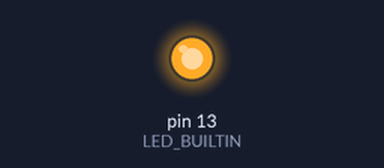
Recording of a sketch running on a simulated Arduino Uno, built with avr-gcc and run on an emulated ATmega328P. On the bench: output pins drawn as LEDs (lit = HIGH).

Above: at 0.3 s.
At 6.8 s:
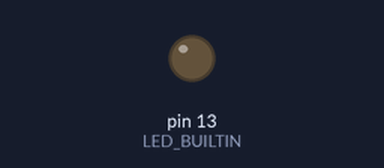
Timing chart, 0 to 9.6 s (numbered marks = the images above):
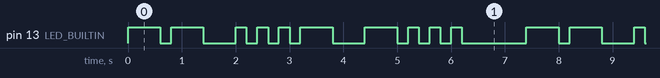

The sketch:

MVB.ino
```cpp
void setup() {
   pinMode(LED_BUILTIN, OUTPUT);

}

void loop() {
 //M

 digitalWrite(LED_BUILTIN, HIGH);
  delay(600);
  digitalWrite(LED_BUILTIN, LOW);
  delay(200);
   digitalWrite(LED_BUILTIN, HIGH);
  delay(600);
  digitalWrite(LED_BUILTIN, LOW);
  delay(200);
  digitalWrite(LED_BUILTIN, LOW);
  delay(400);

  //V

  digitalWrite(LED_BUILTIN, HIGH);
  delay(200);
  digitalWrite(LED_BUILTIN, LOW);
  delay(200);
  digitalWrite(LED_BUILTIN, HIGH);
  delay(200);
  digitalWrite(LED_BUILTIN, LOW);
  delay(200);
  digitalWrite(LED_BUILTIN, HIGH);
  delay(200);
  digitalWrite(LED_BUILTIN, LOW);
  delay(200);
  digitalWrite(LED_BUILTIN, HIGH);
  delay(600);
  digitalWrite(LED_BUILTIN, LOW);
  delay(200);
   digitalWrite(LED_BUILTIN, LOW);
  delay(400);

  //B

   digitalWrite(LED_BUILTIN, HIGH);
  delay(600);
  digitalWrite(LED_BUILTIN, LOW);
  delay(200);
   digitalWrite(LED_BUILTIN, HIGH);
  delay(200);
  digitalWrite(LED_BUILTIN, LOW);
  delay(200);
  digitalWrite(LED_BUILTIN, HIGH);
  delay(200);
  digitalWrite(LED_BUILTIN, LOW);
  delay(200);
  digitalWrite(LED_BUILTIN, HIGH);
  delay(200);
  digitalWrite(LED_BUILTIN, LOW);
  delay(200);

 digitalWrite(LED_BUILTIN, LOW);
  delay(1000);
}
```

Measured:
- by itself, pin 13 (LED_BUILTIN): repeats every 7.4 s: LOW 0.20 s, HIGH 0.60 s, LOW 0.60 s, 3 × (HIGH 0.20 s, LOW 0.20 s), HIGH 0.60 s, LOW 0.60 s, HIGH 0.60 s, 3 × (LOW 0.20 s, HIGH 0.20 s), LOW 1.2 s, HIGH 0.60 s
- by itself, everything shown: repeats every 7.4 s, in 20 steps
